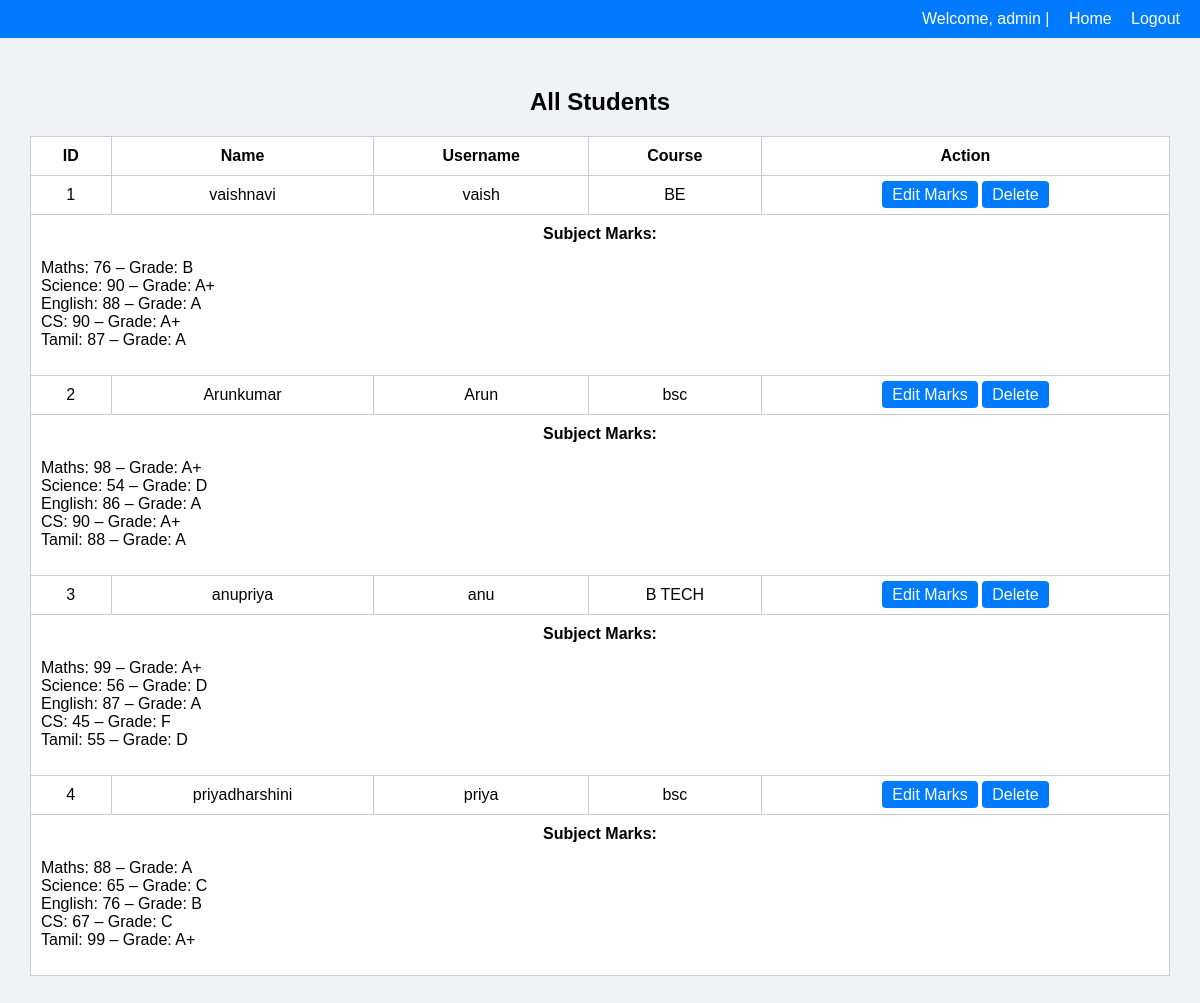
The app's page /dashboard (signed in) with its own data.
### tables this page shows
CREATE TABLE students (
    id INTEGER PRIMARY KEY AUTOINCREMENT,
    username TEXT NOT NULL,
    name TEXT NOT NULL,
    course TEXT NOT NULL,
    sub1 INTEGER,
    sub2 INTEGER,
    sub3 INTEGER,
    sub4 INTEGER,
    sub5 INTEGER
);

### app.py (the view)
@app.route('/dashboard')
def dashboard():
    if 'username' not in session:
        return redirect(url_for('login'))
    conn = sqlite3.connect('students.db')
    cursor = conn.cursor()
    if session['role'] == 'admin':
        cursor.execute("SELECT * FROM students")
    else:
        cursor.execute("SELECT * FROM students WHERE username = ?", (session['username'],))
    students = cursor.fetchall()
    conn.close()
    return render_template('index.html', students=students, role=session.get('role'), get_grade=get_grade)

### app.py (called while the page is built)
def get_grade(mark):
    if mark is None:
        return "Not Yet Declared"
    elif mark >= 90:
        return "A+"
    elif mark >= 80:
        return "A"
    elif mark >= 70:
        return "B"
    elif mark >= 60:
        return "C"
    elif mark >= 50:
        return "D"
    else:
        return "F"

### templates/index.html (shortened to what this page needs)
<!DOCTYPE html>
<html>
<head>
</head>
<body>
    <div class="header">
        Welcome, {{ session['username'] }} |
        <a href="/">Home</a>
        <a href="/logout">Logout</a>
    </div>
    <div class="container">
        <h2>All Students</h2>
        <table>
            <tr>
                <th>ID</th>
                <th>Name</th>
                <th>Username</th>
                <th>Course</th>
                {% if role == 'admin' %}
                <th>Action</th>
                {% endif %}
            </tr>
            {% for student in students %}
            <tr>
                <td>{{ student[0] }}</td>
                <td>{{ student[2] }}</td>
                <td>{{ student[1] }}</td>
                <td>{{ student[3] }}</td>
                {% if role == 'admin' %}
                <td>
                    <a class="btn" href="/edit_marks/{{ student[0] }}">Edit Marks</a>
                    <a class="btn" href="/delete/{{ student[0] }}">Delete</a>
                </td>
                {% endif %}
            </tr>
            <tr>
                <td colspan="{% if role == 'admin' %}5{% else %}4{% endif %}">
                    <strong>Subject Marks:</strong>
                    <ul>
                        {% set subnames = ['Maths', 'Science', 'English', 'CS', 'Tamil'] %}
                        {% for i in range(5) %}
                            <li>
    {{ subnames[i] }}:
    {% if student[4+i] is none %}
        Results are not out
    {% else %}
        {{ student[4+i] }} – Grade: {{ get_grade(student[4+i]) }}
    {% endif %}
</li>
                        {% endfor %}
                    </ul>
                </td>
            </tr>
            {% endfor %}
        </table>
    </div>
</body>
</html>

### templates/index.html (style rules this page uses)
body { font-family: Arial, sans-serif; background: #f0f2f5; margin: 0; padding: 0; }
.header { background: #007bff; color: white; padding: 10px 20px; text-align: right; }
.header a { color: white; margin-left: 15px; text-decoration: none; }
.container { padding: 30px; }
h2 { text-align: center; }
table { width: 100%; border-collapse: collapse; margin-top: 15px; background: white; }
th, td { padding: 10px; border: 1px solid #ccc; text-align: center; }
ul { list-style: none; padding: 0; }
ul li { text-align: left; }
.btn { padding: 5px 10px; background: #007bff; color: white; text-decoration: none; border-radius: 4px; }

### records on screen
students: id "1", name "vaishnavi", username "vaish", course "BE", subnames "Maths" "Science" "English" "CS" "Tamil", sub1 "76" "90" "88" "90" "87", sub1 "B" "A+" "A" "A+" "A"
students: id "2", name "Arunkumar", username "Arun", course "bsc", subnames "Maths" "Science" "English" "CS" "Tamil", sub1 "98" "54" "86" "90" "88", sub1 "A+" "D" "A" "A+" "A"
students: id "3", name "anupriya", username "anu", course "B TECH", subnames "Maths" "Science" "English" "CS" "Tamil", sub1 "99" "56" "87" "45" "55", sub1 "A+" "D" "A" "F" "D"
students: id "4", name "priyadharshini", username "priya", course "bsc", subnames "Maths" "Science" "English" "CS" "Tamil", sub1 "88" "65" "76" "67" "99", sub1 "A" "C" "B" "C" "A+"

### other values on screen
{{ session['username'] }} "admin"
